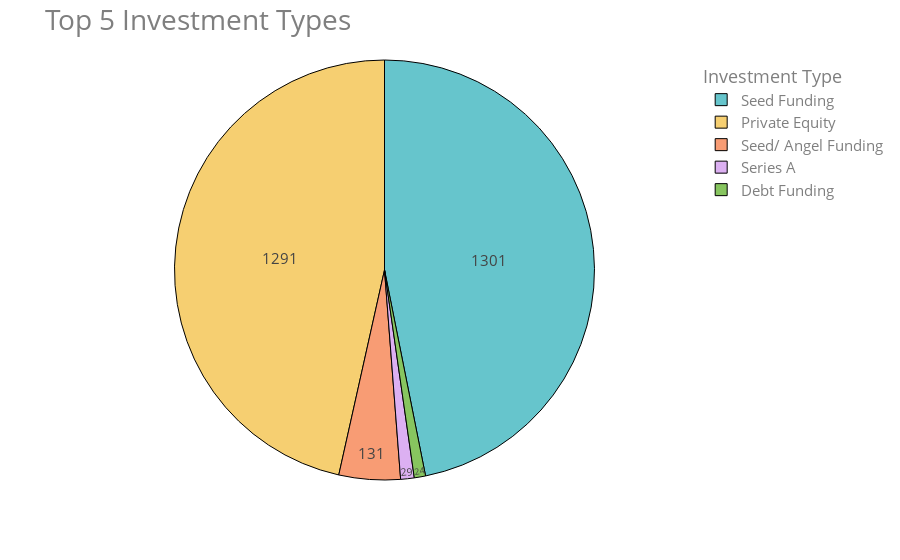

Notebook code for this chart:
### Code cell
colors = px.colors.qualitative.Pastel
fig1 = px.pie(result1, values='count', names='investment_type',
             color_discrete_sequence=colors)
fig1.update_traces(hoverinfo='label+percent+value', textinfo='value',
                  textfont_size=15, textposition='inside',
                  marker=dict(line=dict(color='#000000', width=1)))
fig1.update_layout(title='Top 5 Investment Types',
                  font=dict(size=20, color='#7f7f7f'),
                  legend=dict(title='Investment Type', font=dict(size=15)))
fig1.show()

### Figure 1 — Plotly figure (JSON) as saved in the notebook; plotly's stock layout.template omitted (floating-point values rounded to 4 significant figures)
{"data": [{"domain": {"x": [0, 1], "y": [0, 1]}, "hoverinfo": "label+percent+value", "hovertemplate": "investment_type=%{label}<br>count=%{value}<extra></extra>", "labels": ["Seed Funding", "Private Equity", "Seed/ Angel Funding", "Series A", "Debt Funding"], "legendgroup": "", "marker": {"line": {"color": "#000000", "width": 1}}, "name": "", "showlegend": true, "textfont": {"size": 15}, "textinfo": "value", "textposition": "inside", "type": "pie", "values": [1301, 1291, 131, 29, 24]}], "layout": {"font": {"color": "#7f7f7f", "size": 20}, "legend": {"font": {"size": 15}, "title": {"text": "Investment Type"}, "tracegroupgap": 0}, "margin": {"t": 60}, "piecolorway": ["rgb(102, 197, 204)", "rgb(246, 207, 113)", "rgb(248, 156, 116)", "rgb(220, 176, 242)", "rgb(135, 197, 95)", "rgb(158, 185, 243)", "rgb(254, 136, 177)", "rgb(201, 219, 116)", "rgb(139, 224, 164)", "rgb(180, 151, 231)", "rgb(179, 179, 179)"], "title": {"text": "Top 5 Investment Types"}}}
